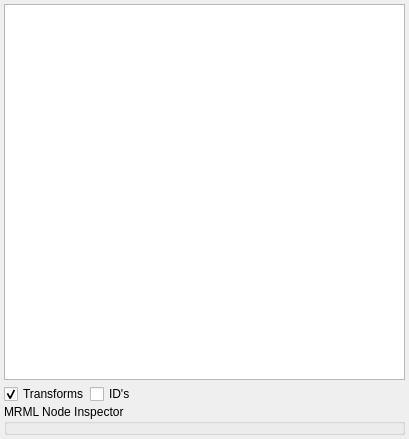
<?xml version="1.0" encoding="UTF-8"?>
<ui version="4.0">
 <class>qSlicerSubjectHierarchyModule</class>
 <widget class="qSlicerWidget" name="qSlicerSubjectHierarchyModule">
  <property name="geometry">
   <rect>
    <x>0</x>
    <y>0</y>
    <width>409</width>
    <height>439</height>
   </rect>
  </property>
  <property name="windowTitle">
   <string>SubjectHierarchy</string>
  </property>
  <property name="windowIcon">
   <iconset resource="../qSlicerSubjectHierarchyModule.qrc">
    <normaloff>:/Icons/SubjectHierarchy.png</normaloff>:/Icons/SubjectHierarchy.png</iconset>
  </property>
  <layout class="QVBoxLayout" name="verticalLayout">
   <property name="spacing">
    <number>4</number>
   </property>
   <property name="margin">
    <number>4</number>
   </property>
   <item>
    <widget class="qMRMLSubjectHierarchyTreeView" name="SubjectHierarchyTreeView">
     <property name="dragDropMode">
      <enum>QAbstractItemView::InternalMove</enum>
     </property>
     <property name="selectionMode">
      <enum>QAbstractItemView::ExtendedSelection</enum>
     </property>
     <property name="indentation">
      <number>12</number>
     </property>
     <property name="editMenuActionVisible">
      <bool>true</bool>
     </property>
    </widget>
   </item>
   <item>
    <layout class="QGridLayout" name="gridLayout">
     <property name="spacing">
      <number>0</number>
     </property>
     <item row="1" column="0" colspan="2">
      <widget class="ctkCollapsibleGroupBox" name="MRMLNodeInspectorGroupBox">
       <property name="title">
        <string>MRML Node Inspector</string>
       </property>
       <property name="checked">
        <bool>false</bool>
       </property>
       <layout class="QGridLayout" name="gridLayout_3">
        <property name="margin">
         <number>4</number>
        </property>
        <property name="spacing">
         <number>4</number>
        </property>
        <item row="0" column="0">
         <widget class="qMRMLNodeAttributeTableWidget" name="MRMLNodeAttributeTableWidget"/>
        </item>
       </layout>
      </widget>
     </item>
     <item row="0" column="1">
      <layout class="QHBoxLayout" name="horizontalLayout">
       <property name="spacing">
        <number>0</number>
       </property>
       <item>
        <widget class="QCheckBox" name="DisplayTransformsCheckBox">
         <property name="text">
          <string>Transforms</string>
         </property>
         <property name="checked">
          <bool>true</bool>
         </property>
        </widget>
       </item>
       <item>
        <widget class="QCheckBox" name="DisplayMRMLIDsCheckBox">
         <property name="text">
          <string>ID's</string>
         </property>
        </widget>
       </item>
       <item>
        <spacer name="horizontalSpacer">
         <property name="orientation">
          <enum>Qt::Horizontal</enum>
         </property>
         <property name="sizeHint" stdset="0">
          <size>
           <width>40</width>
           <height>20</height>
          </size>
         </property>
        </spacer>
       </item>
       <item>
        <widget class="QLabel" name="label_Help">
         <property name="toolTip">
          <string>Tooltip is populated by the plugins</string>
         </property>
         <property name="text">
          <string/>
         </property>
         <property name="pixmap">
          <pixmap resource="../qSlicerSubjectHierarchyModule.qrc">:/Icons/Help.png</pixmap>
         </property>
         <property name="alignment">
          <set>Qt::AlignRight|Qt::AlignTrailing|Qt::AlignVCenter</set>
         </property>
        </widget>
       </item>
      </layout>
     </item>
    </layout>
   </item>
  </layout>
 </widget>
 <customwidgets>
  <customwidget>
   <class>qMRMLNodeAttributeTableWidget</class>
   <extends>QWidget</extends>
   <header>qMRMLNodeAttributeTableWidget.h</header>
  </customwidget>
  <customwidget>
   <class>qMRMLTreeView</class>
   <extends>QTreeView</extends>
   <header>qMRMLTreeView.h</header>
   <slots>
    <slot>setSceneModel(int)</slot>
   </slots>
  </customwidget>
  <customwidget>
   <class>qSlicerWidget</class>
   <extends>QWidget</extends>
   <header>qSlicerWidget.h</header>
   <container>1</container>
  </customwidget>
  <customwidget>
   <class>qMRMLSubjectHierarchyTreeView</class>
   <extends>qMRMLTreeView</extends>
   <header>qMRMLSubjectHierarchyTreeView.h</header>
  </customwidget>
  <customwidget>
   <class>ctkCollapsibleGroupBox</class>
   <extends>QGroupBox</extends>
   <header>ctkCollapsibleGroupBox.h</header>
   <container>1</container>
  </customwidget>
 </customwidgets>
 <resources>
  <include location="../qSlicerSubjectHierarchyModule.qrc"/>
 </resources>
 <connections>
  <connection>
   <sender>qSlicerSubjectHierarchyModule</sender>
   <signal>mrmlSceneChanged(vtkMRMLScene*)</signal>
   <receiver>SubjectHierarchyTreeView</receiver>
   <slot>setMRMLScene(vtkMRMLScene*)</slot>
   <hints>
    <hint type="sourcelabel">
     <x>243</x>
     <y>2</y>
    </hint>
    <hint type="destinationlabel">
     <x>247</x>
     <y>55</y>
    </hint>
   </hints>
  </connection>
 </connections>
</ui>
